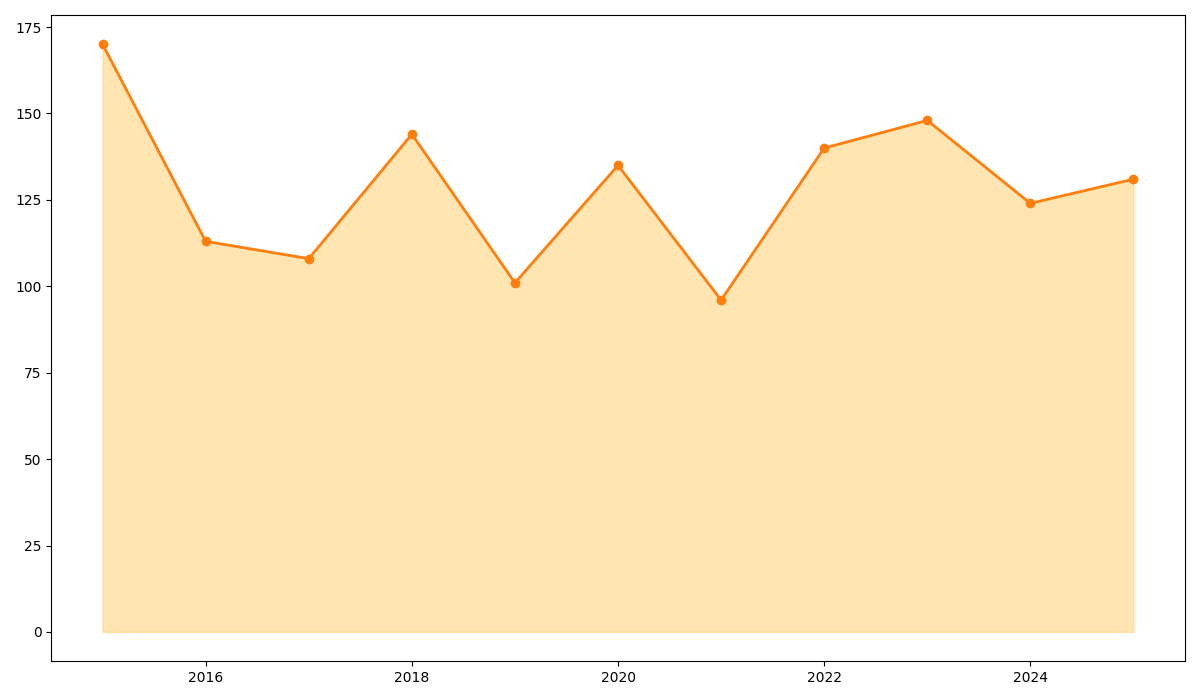

Python code for this plot:
import matplotlib.pyplot as plt
import numpy as np

years = np.arange(2015, 2026)

# Manually shuffled data to create a random-like alteration while preserving the dimensional structure
battle_royale = np.array([25, 15, 5, 60, 20, 35, 10, 45, 65, 7, 55])
MOBA = np.array([48, 23, 35, 30, 25, 38, 32, 20, 40, 45, 27])
FPS = np.array([40, 36, 28, 33, 20, 22, 15, 30, 18, 25, 23])
sports = np.array([35, 15, 30, 12, 10, 20, 23, 27, 13, 33, 18])
strategy = np.array([22, 24, 10, 9, 26, 20, 16, 18, 12, 14, 8])

# Recalculating total_engagement with the shuffled data
total_engagement = battle_royale + MOBA + FPS + sports + strategy

fig, ax = plt.subplots(figsize=(12, 7))

ax.plot(years, total_engagement, marker='o', color='#ff7f0e', linestyle='-', linewidth=2)
ax.fill_between(years, 0, total_engagement, color='#ffcc66', alpha=0.5)

plt.tight_layout()
plt.show()
